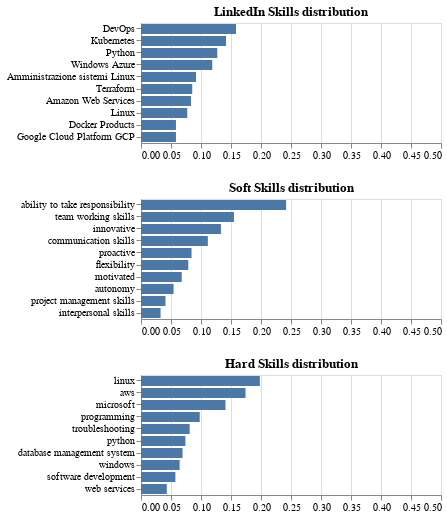

The code cell stored with this chart in its notebook:
### Markdown cell above
### DV: LINKEDIN + SOFT + HARD

### Code cell
input_dropdown = alt.binding_select(options=sorted(df_ss_top10['label'].unique()), name='Cluster ')
selection = alt.selection_point(fields=['label'], bind=input_dropdown, value=[{'label':min(df_ss_top10.label)}])

for i in sorted(df_ss_top10['label'].unique()):

    color_ls = alt.condition(
        selection,
        alt.Color('label:N').legend(None),
        alt.value('lightgray')
    )

    # LinkedIn skills
    chart_LinkedIn_skills = alt.Chart(df_value_counts).mark_bar(size=10, tooltip=True).encode(
        alt.Y('LinkedIn Skills List:N', title=None, axis=alt.Axis(labelAngle=0), sort=alt.SortField(field='freq_rel', order='descending')),
        alt.X('freq_rel:Q', title=None, scale=alt.Scale(domain=[0, 0.5])),
        color=color_ls,
        tooltip=[alt.Tooltip('LinkedIn Skills List:N', title='LinkedIn Skills List'), alt.Tooltip('freq_rel:Q', title='Percentage', format='.2%')]
    ).transform_filter(selection).add_params(selection).properties(height=120, title='LinkedIn Skills distribution')

    color_ss = alt.condition(
        selection,
        alt.Color('label:N').legend(None),
        alt.value('lightgray')
    )

    # soft skills
    chart_soft_skills = alt.Chart(df_ss_top10).mark_bar(size=10, tooltip=True).encode(
        alt.Y('Soft Skills:N', sort=alt.SortField(field='freq_rel', order='descending'), title=None, axis=alt.Axis(labelAngle=0)),
        alt.X('freq_rel:Q',title=None, scale=alt.Scale(domain=[0, 0.5])),
        color=color_ss,
        tooltip=[alt.Tooltip('Soft Skills:N', title='Soft Skills'), alt.Tooltip('freq_rel:Q', title='Percentage', format='.2%')]
    ).transform_filter(selection).add_params(selection).properties(height=120, title='Soft Skills distribution')

    color_hs = alt.condition(
        selection,
        alt.Color('label:N').legend(None),
        alt.value('lightgray')
    )

    # hard skills
    chart_hard_skills = alt.Chart(df_hs_top10).mark_bar(size=10, tooltip=True).encode(
        alt.Y('Hard skills:N', title=None, axis=alt.Axis(labelAngle=0), sort=alt.SortField(field='freq_rel', order='descending')),
        alt.X('freq_rel:Q',title=None, scale=alt.Scale(domain=[0, 0.5])),
        color=color_hs,
        tooltip=[alt.Tooltip('Hard skills:N', title='Hard skills'), alt.Tooltip('freq_rel:Q', title='Percentage', format='.2%')]
    ).transform_filter(selection).add_params(selection).properties(height=120, title='Hard Skills distribution')

    # Combina i tre grafici uno accanto all'altro
    combined_chart = alt.vconcat(chart_LinkedIn_skills, chart_soft_skills, chart_hard_skills).resolve_scale(color='independent')

    # Visualizza il grafico combinato
combined_chart.display()

### Figure 1 — Vega-Lite specification as saved in the notebook (floating-point values rounded to 4 significant figures)
{"config": {"view": {"continuousWidth": 300, "continuousHeight": 300}}, "vconcat": [{"data": {"name": "data-5ee3393c26fd91162b651afe110f8dca"}, "mark": {"type": "bar", "size": 10, "tooltip": true}, "encoding": {"color": {"condition": {"param": "param_138", "field": "label", "legend": null, "type": "nominal"}, "value": "lightgray"}, "tooltip": [{"field": "LinkedIn Skills List", "title": "LinkedIn Skills List", "type": "nominal"}, {"field": "freq_rel", "format": ".2%", "title": "Percentage", "type": "quantitative"}], "x": {"field": "freq_rel", "scale": {"domain": [0, 0.5]}, "title": null, "type": "quantitative"}, "y": {"axis": {"labelAngle": 0}, "field": "LinkedIn Skills List", "sort": {"field": "freq_rel", "order": "descending"}, "title": null, "type": "nominal"}}, "height": 120, "name": "view_863", "title": "LinkedIn Skills distribution", "transform": [{"filter": {"param": "param_138"}}]}, {"data": {"name": "data-be1fe8ca7a4c66d96c7e80582dd8ef80"}, "mark": {"type": "bar", "size": 10, "tooltip": true}, "encoding": {"color": {"condition": {"param": "param_138", "field": "label", "legend": null, "type": "nominal"}, "value": "lightgray"}, "tooltip": [{"field": "Soft Skills", "title": "Soft Skills", "type": "nominal"}, {"field": "freq_rel", "format": ".2%", "title": "Percentage", "type": "quantitative"}], "x": {"field": "freq_rel", "scale": {"domain": [0, 0.5]}, "title": null, "type": "quantitative"}, "y": {"axis": {"labelAngle": 0}, "field": "Soft Skills", "sort": {"field": "freq_rel", "order": "descending"}, "title": null, "type": "nominal"}}, "height": 120, "name": "view_864", "title": "Soft Skills distribution", "transform": [{"filter": {"param": "param_138"}}]}, {"data": {"name": "data-3bd76395dfe506ea1dce4e49fb7bf46a"}, "mark": {"type": "bar", "size": 10, "tooltip": true}, "encoding": {"color": {"condition": {"param": "param_138", "field": "label", "legend": null, "type": "nominal"}, "value": "lightgray"}, "tooltip": [{"field": "Hard skills", "title": "Hard skills", "type": "nominal"}, {"field": "freq_rel", "format": ".2%", "title": "Percentage", "type": "quantitative"}], "x": {"field": "freq_rel", "scale": {"domain": [0, 0.5]}, "title": null, "type": "quantitative"}, "y": {"axis": {"labelAngle": 0}, "field": "Hard skills", "sort": {"field": "freq_rel", "order": "descending"}, "title": null, "type": "nominal"}}, "height": 120, "name": "view_865", "title": "Hard Skills distribution", "transform": [{"filter": {"param": "param_138"}}]}], "params": [{"name": "param_138", "select": {"type": "point", "fields": ["label"]}, "bind": {"input": "select", "options": [0.0, 1.0, 2.0, 3.0, 4.0, 5.0, 6.0, 7.0, 8.0, 9.0, 10.0, 11.0], "name": "Cluster "}, "value": [{"label": 0}], "views": ["view_863", "view_864", "view_865"]}], "resolve": {"scale": {"color": "independent"}}, "$schema": "https://vega.github.io/schema/vega-lite/v5.6.1.json", "datasets": {"data-5ee3393c26fd91162b651afe110f8dca": [{"label": 5, "LinkedIn Skills List": "Analitica dei dati", "frequenza": 359, "freq_rel": 0.1762}, {"label": 5, "LinkedIn Skills List": "Scienza dei dati", "frequenza": 284, "freq_rel": 0.1394}, {"label": 5, "LinkedIn Skills List": "Visualizzazione dati", "frequenza": 279, "freq_rel": 0.1369}, {"label": 5, "LinkedIn Skills List": "Dati analitici", "frequenza": 230, "freq_rel": 0.1129}, {"label": 5, "LinkedIn Skills List": "Analisi dei dati", "frequenza": 194, "freq_rel": 0.0952}, {"label": 5, "LinkedIn Skills List": "Competenze analitiche", "frequenza": 174, "freq_rel": 0.0854}, {"label": 5, "LinkedIn Skills List": "Problem solving", "frequenza": 142, "freq_rel": 0.0697}, {"label": 5, "LinkedIn Skills List": "Database", "frequenza": 135, "freq_rel": 0.0662}, {"label": 5, "LinkedIn Skills List": "SQL", "frequenza": 122, "freq_rel": 0.0599}, {"label": 5, "LinkedIn Skills List": "ETL", "frequenza": 119, "freq_rel": 0.0584}, {"label": 4, "LinkedIn Skills List": "Competenze analitiche", "frequenza": 240, "freq_rel": 0.186}, {"label": 4, "LinkedIn Skills List": "Problem solving", "frequenza": 175, "freq_rel": 0.1357}, {"label": 4, "LinkedIn Skills List": "Comunicazione", "frequenza": 149, "freq_rel": 0.1155}, {"label": 4, "LinkedIn Skills List": "Analisi aziendale", "frequenza": 126, "freq_rel": 0.0977}, {"label": 4, "LinkedIn Skills List": "Requisiti aziendali", "frequenza": 115, "freq_rel": 0.0891}, {"label": 4, "LinkedIn Skills List": "Lavoro di squadra", "frequenza": 110, "freq_rel": 0.0853}, {"label": 4, "LinkedIn Skills List": "Processi aziendali", "frequenza": 105, "freq_rel": 0.0814}, {"label": 4, "LinkedIn Skills List": "Raccolta dei requisiti", "frequenza": 94, "freq_rel": 0.0729}, {"label": 4, "LinkedIn Skills List": "Informatica", "frequenza": 92, "freq_rel": 0.0713}, {"label": 4, "LinkedIn Skills List": "Lingua inglese", "frequenza": 84, "freq_rel": 0.0651}, {"label": 1, "LinkedIn Skills List": "Problem solving", "frequenza": 127, "freq_rel": 0.1566}, {"label": 1, "LinkedIn Skills List": "Competenze analitiche", "frequenza": 94, "freq_rel": 0.1159}, {"label": 1, "LinkedIn Skills List": "SQL", "frequenza": 90, "freq_rel": 0.111}, {"label": 1, "LinkedIn Skills List": "Informatica", "frequenza": 78, "freq_rel": 0.0962}, {"label": 1, "LinkedIn Skills List": "Database", "frequenza": 77, "freq_rel": 0.0949}, {"label": 1, "LinkedIn Skills List": "Sviluppo di software", "frequenza": 72, "freq_rel": 0.0888}, {"label": 1, "LinkedIn Skills List": "Comunicazione", "frequenza": 71, "freq_rel": 0.0875}, {"label": 1, "LinkedIn Skills List": "Lavoro di squadra", "frequenza": 69, "freq_rel": 0.0851}, {"label": 1, "LinkedIn Skills List": "Scienza dei dati", "frequenza": 69, "freq_rel": 0.0851}, {"label": 1, "LinkedIn Skills List": "Java", "frequenza": 64, "freq_rel": 0.0789}, {"label": 11, "LinkedIn Skills List": "SQL", "frequenza": 164, "freq_rel": 0.16}, {"label": 11, "LinkedIn Skills List": "Database", "frequenza": 161, "freq_rel": 0.1571}, {"label": 11, "LinkedIn Skills List": "Competenze analitiche", "frequenza": 122, "freq_rel": 0.119}, {"label": 11, "LinkedIn Skills List": "Problem solving", "frequenza": 120, "freq_rel": 0.1171}, {"label": 11, "LinkedIn Skills List": "Java", "frequenza": 100, "freq_rel": 0.0976}, {"label": 11, "LinkedIn Skills List": "Lingua inglese", "frequenza": 81, "freq_rel": 0.079}, {"label": 11, "LinkedIn Skills List": "ETL", "frequenza": 75, "freq_rel": 0.0732}, {"label": 11, "LinkedIn Skills List": "Lavoro di squadra", "frequenza": 70, "freq_rel": 0.0683}, {"label": 11, "LinkedIn Skills List": "Analitica dei dati", "frequenza": 68, "freq_rel": 0.0663}, {"label": 11, "LinkedIn Skills List": "Scienza dei dati", "frequenza": 64, "freq_rel": 0.0624}, {"label": 9, "LinkedIn Skills List": "Informatica", "frequenza": 177, "freq_rel": 0.1336}, {"label": 9, "LinkedIn Skills List": "Programmazione", "frequenza": 140, "freq_rel": 0.1057}, {"label": 9, "LinkedIn Skills List": "Sviluppo di software", "frequenza": 134, "freq_rel": 0.1011}, {"label": 9, "LinkedIn Skills List": "Comunicazione", "frequenza": 133, "freq_rel": 0.1004}, {"label": 9, "LinkedIn Skills List": "C", "frequenza": 127, "freq_rel": 0.0958}, {"label": 9, "LinkedIn Skills List": "Lingua inglese", "frequenza": 126, "freq_rel": 0.0951}, {"label": 9, "LinkedIn Skills List": "SQL", "frequenza": 125, "freq_rel": 0.0943}, {"label": 9, "LinkedIn Skills List": "Python", "frequenza": 122, "freq_rel": 0.0921}, {"label": 9, "LinkedIn Skills List": "C++", "frequenza": 121, "freq_rel": 0.0913}, {"label": 9, "LinkedIn Skills List": "Database", "frequenza": 120, "freq_rel": 0.0906}, {"label": 7, "LinkedIn Skills List": "ETL", "frequenza": 177, "freq_rel": 0.1662}, {"label": 7, "LinkedIn Skills List": "Ingegneria dei dati", "frequenza": 152, "freq_rel": 0.1427}, {"label": 7, "LinkedIn Skills List": "Python", "frequenza": 110, "freq_rel": 0.1033}, {"label": 7, "LinkedIn Skills List": "Analitica dei dati", "frequenza": 110, "freq_rel": 0.1033}, {"label": 7, "LinkedIn Skills List": "Scienza dei dati", "frequenza": 102, "freq_rel": 0.0958}, {"label": 7, "LinkedIn Skills List": "Data warehouse", "frequenza": 99, "freq_rel": 0.093}, {"label": 7, "LinkedIn Skills List": "Database", "frequenza": 89, "freq_rel": 0.0836}, {"label": 7, "LinkedIn Skills List": "Data modeling", "frequenza": 82, "freq_rel": 0.077}, {"label": 7, "LinkedIn Skills List": "SQL", "frequenza": 73, "freq_rel": 0.0685}, {"label": 7, "LinkedIn Skills List": "Apache Spark", "frequenza": 71, "freq_rel": 0.0667}, {"label": 10, "LinkedIn Skills List": "Scienza dei dati", "frequenza": 123, "freq_rel": 0.177}, {"label": 10, "LinkedIn Skills List": "Machine learning", "frequenza": 100, "freq_rel": 0.1439}, {"label": 10, "LinkedIn Skills List": "Intelligenza artificiale", "frequenza": 92, "freq_rel": 0.1324}, {"label": 10, "LinkedIn Skills List": "Riconoscimento di pattern", "frequenza": 78, "freq_rel": 0.1122}, {"label": 10, "LinkedIn Skills List": "Informatica", "frequenza": 69, "freq_rel": 0.0993}, {"label": 10, "LinkedIn Skills List": "Python", "frequenza": 64, "freq_rel": 0.0921}, {"label": 10, "LinkedIn Skills List": "Deep Learning", "frequenza": 59, "freq_rel": 0.0849}, {"label": 10, "LinkedIn Skills List": "Elaborazione del linguaggio naturale", "frequenza": 47, "freq_rel": 0.0676}, {"label": 10, "LinkedIn Skills List": "PyTorch", "frequenza": 33, "freq_rel": 0.0475}, {"label": 10, "LinkedIn Skills List": "TensorFlow", "frequenza": 30, "freq_rel": 0.0432}, {"label": 0, "LinkedIn Skills List": "DevOps", "frequenza": 76, "freq_rel": 0.1583}, {"label": 0, "LinkedIn Skills List": "Kubernetes", "frequenza": 68, "freq_rel": 0.1417}, {"label": 0, "LinkedIn Skills List": "Python", "frequenza": 61, "freq_rel": 0.1271}, {"label": 0, "LinkedIn Skills List": "Windows Azure", "frequenza": 57, "freq_rel": 0.1188}, {"label": 0, "LinkedIn Skills List": "Amministrazione sistemi Linux", "frequenza": 44, "freq_rel": 0.0917}, {"label": 0, "LinkedIn Skills List": "Terraform", "frequenza": 41, "freq_rel": 0.0854}, {"label": 0, "LinkedIn Skills List": "Amazon Web Services", "frequenza": 40, "freq_rel": 0.0833}, {"label": 0, "LinkedIn Skills List": "Linux", "frequenza": 37, "freq_rel": 0.0771}, {"label": 0, "LinkedIn Skills List": "Docker Products", "frequenza": 28, "freq_rel": 0.0583}, {"label": 0, "LinkedIn Skills List": "Google Cloud Platform GCP", "frequenza": 28, "freq_rel": 0.0583}, {"label": 3, "LinkedIn Skills List": "Intelligenza artificiale", "frequenza": 115, "freq_rel": 0.187}, {"label": 3, "LinkedIn Skills List": "Scienza dei dati", "frequenza": 96, "freq_rel": 0.1561}, {"label": 3, "LinkedIn Skills List": "Elaborazione del linguaggio naturale", "frequenza": 79, "freq_rel": 0.1285}, {"label": 3, "LinkedIn Skills List": "Python", "frequenza": 65, "freq_rel": 0.1057}, {"label": 3, "LinkedIn Skills List": "Informatica", "frequenza": 61, "freq_rel": 0.0992}, {"label": 3, "LinkedIn Skills List": "Deep Learning", "frequenza": 55, "freq_rel": 0.0894}, {"label": 3, "LinkedIn Skills List": "Machine learning", "frequenza": 40, "freq_rel": 0.065}, {"label": 3, "LinkedIn Skills List": "Visione artificiale", "frequenza": 37, "freq_rel": 0.0602}, {"label": 3, "LinkedIn Skills List": "Riconoscimento di pattern", "frequenza": 35, "freq_rel": 0.0569}, {"label": 3, "LinkedIn Skills List": "Analisi predittiva", "frequenza": 32, "freq_rel": 0.052}, {"label": 6, "LinkedIn Skills List": "Informatica", "frequenza": 47, "freq_rel": 0.1331}, {"label": 6, "LinkedIn Skills List": "Scala", "frequenza": 47, "freq_rel": 0.1331}, {"label": 6, "LinkedIn Skills List": "Big data", "frequenza": 46, "freq_rel": 0.1303}, {"label": 6, "LinkedIn Skills List": "Data mining", "frequenza": 41, "freq_rel": 0.1161}, {"label": 6, "LinkedIn Skills List": "Automazione", "frequenza": 40, "freq_rel": 0.1133}, {"label": 6, "LinkedIn Skills List": "Hadoop", "frequenza": 31, "freq_rel": 0.0878}, {"label": 6, "LinkedIn Skills List": "Sviluppo di software", "frequenza": 27, "freq_rel": 0.0765}, {"label": 6, "LinkedIn Skills List": "Machine learning", "frequenza": 27, "freq_rel": 0.0765}, {"label": 6, "LinkedIn Skills List": "PySpark", "frequenza": 27, "freq_rel": 0.0765}, {"label": 6, "LinkedIn Skills List": "Apache", "frequenza": 20, "freq_rel": 0.0567}, {"label": 8, "LinkedIn Skills List": "JavaScript", "frequenza": 178, "freq_rel": 0.1408}, {"label": 8, "LinkedIn Skills List": "Java", "frequenza": 177, "freq_rel": 0.14}, {"label": 8, "LinkedIn Skills List": "Sviluppo Web back-end", "frequenza": 165, "freq_rel": 0.1305}, {"label": 8, "LinkedIn Skills List": "Sviluppo di software", "frequenza": 129, "freq_rel": 0.1021}, {"label": 8, "LinkedIn Skills List": "Sviluppo front-end", "frequenza": 117, "freq_rel": 0.0926}, {"label": 8, "LinkedIn Skills List": "CSS", "frequenza": 116, "freq_rel": 0.0918}, {"label": 8, "LinkedIn Skills List": "SQL", "frequenza": 105, "freq_rel": 0.0831}, {"label": 8, "LinkedIn Skills List": "Database", "frequenza": 102, "freq_rel": 0.0807}, {"label": 8, "LinkedIn Skills List": "Informatica", "frequenza": 89, "freq_rel": 0.0704}, {"label": 8, "LinkedIn Skills List": "Angular", "frequenza": 86, "freq_rel": 0.068}, {"label": 2, "LinkedIn Skills List": "Cloud computing", "frequenza": 130, "freq_rel": 0.2457}, {"label": 2, "LinkedIn Skills List": "Architettura delle soluzioni", "frequenza": 73, "freq_rel": 0.138}, {"label": 2, "LinkedIn Skills List": "Windows Azure", "frequenza": 59, "freq_rel": 0.1115}, {"label": 2, "LinkedIn Skills List": "Amazon Web Services", "frequenza": 51, "freq_rel": 0.0964}, {"label": 2, "LinkedIn Skills List": "Architettura", "frequenza": 51, "freq_rel": 0.0964}, {"label": 2, "LinkedIn Skills List": "Informatica", "frequenza": 44, "freq_rel": 0.0832}, {"label": 2, "LinkedIn Skills List": "Google Cloud Platform GCP", "frequenza": 38, "freq_rel": 0.0718}, {"label": 2, "LinkedIn Skills List": "Cloud Infrastructure", "frequenza": 29, "freq_rel": 0.0548}, {"label": 2, "LinkedIn Skills List": "Kubernetes", "frequenza": 28, "freq_rel": 0.0529}, {"label": 2, "LinkedIn Skills List": "DevOps", "frequenza": 26, "freq_rel": 0.0491}], "data-be1fe8ca7a4c66d96c7e80582dd8ef80": [{"label": 5, "Soft Skills": "ability to take responsibility", "frequenza": 275, "freq_rel": 0.1722}, {"label": 5, "Soft Skills": "communication skills", "frequenza": 238, "freq_rel": 0.149}, {"label": 5, "Soft Skills": "team working skills", "frequenza": 179, "freq_rel": 0.1121}, {"label": 5, "Soft Skills": "innovative", "frequenza": 176, "freq_rel": 0.1102}, {"label": 5, "Soft Skills": "analytical skills", "frequenza": 155, "freq_rel": 0.0971}, {"label": 5, "Soft Skills": "proactive", "frequenza": 146, "freq_rel": 0.0914}, {"label": 5, "Soft Skills": "attention to details", "frequenza": 129, "freq_rel": 0.0808}, {"label": 5, "Soft Skills": "flexibility", "frequenza": 121, "freq_rel": 0.0758}, {"label": 5, "Soft Skills": "accurate", "frequenza": 98, "freq_rel": 0.0614}, {"label": 5, "Soft Skills": "interpersonal skills", "frequenza": 80, "freq_rel": 0.0501}, {"label": 4, "Soft Skills": "ability to take responsibility", "frequenza": 307, "freq_rel": 0.1918}, {"label": 4, "Soft Skills": "team working skills", "frequenza": 228, "freq_rel": 0.1424}, {"label": 4, "Soft Skills": "communication skills", "frequenza": 200, "freq_rel": 0.1249}, {"label": 4, "Soft Skills": "flexibility", "frequenza": 153, "freq_rel": 0.0956}, {"label": 4, "Soft Skills": "innovative", "frequenza": 152, "freq_rel": 0.0949}, {"label": 4, "Soft Skills": "analytical skills", "frequenza": 142, "freq_rel": 0.0887}, {"label": 4, "Soft Skills": "project management skills", "frequenza": 120, "freq_rel": 0.075}, {"label": 4, "Soft Skills": "management skills", "frequenza": 116, "freq_rel": 0.0725}, {"label": 4, "Soft Skills": "initiative", "frequenza": 100, "freq_rel": 0.0625}, {"label": 4, "Soft Skills": "leadership", "frequenza": 83, "freq_rel": 0.0518}, {"label": 1, "Soft Skills": "ability to take responsibility", "frequenza": 325, "freq_rel": 0.2386}, {"label": 1, "Soft Skills": "innovative", "frequenza": 205, "freq_rel": 0.1505}, {"label": 1, "Soft Skills": "flexibility", "frequenza": 179, "freq_rel": 0.1314}, {"label": 1, "Soft Skills": "team working skills", "frequenza": 173, "freq_rel": 0.127}, {"label": 1, "Soft Skills": "communication skills", "frequenza": 133, "freq_rel": 0.0977}, {"label": 1, "Soft Skills": "proactive", "frequenza": 98, "freq_rel": 0.072}, {"label": 1, "Soft Skills": "motivated", "frequenza": 95, "freq_rel": 0.0698}, {"label": 1, "Soft Skills": "initiative", "frequenza": 54, "freq_rel": 0.0396}, {"label": 1, "Soft Skills": "analytical skills", "frequenza": 51, "freq_rel": 0.0374}, {"label": 1, "Soft Skills": "creative thinking", "frequenza": 49, "freq_rel": 0.036}, {"label": 11, "Soft Skills": "ability to take responsibility", "frequenza": 282, "freq_rel": 0.2606}, {"label": 11, "Soft Skills": "team working skills", "frequenza": 191, "freq_rel": 0.1765}, {"label": 11, "Soft Skills": "innovative", "frequenza": 118, "freq_rel": 0.1091}, {"label": 11, "Soft Skills": "flexibility", "frequenza": 111, "freq_rel": 0.1026}, {"label": 11, "Soft Skills": "motivated", "frequenza": 86, "freq_rel": 0.0795}, {"label": 11, "Soft Skills": "communication skills", "frequenza": 76, "freq_rel": 0.0702}, {"label": 11, "Soft Skills": "tact", "frequenza": 64, "freq_rel": 0.0591}, {"label": 11, "Soft Skills": "proactive", "frequenza": 55, "freq_rel": 0.0508}, {"label": 11, "Soft Skills": "analytical skills", "frequenza": 52, "freq_rel": 0.0481}, {"label": 11, "Soft Skills": "autonomy", "frequenza": 47, "freq_rel": 0.0434}, {"label": 9, "Soft Skills": "ability to take responsibility", "frequenza": 285, "freq_rel": 0.2373}, {"label": 9, "Soft Skills": "team working skills", "frequenza": 186, "freq_rel": 0.1549}, {"label": 9, "Soft Skills": "communication skills", "frequenza": 183, "freq_rel": 0.1524}, {"label": 9, "Soft Skills": "flexibility", "frequenza": 111, "freq_rel": 0.0924}, {"label": 9, "Soft Skills": "proactive", "frequenza": 91, "freq_rel": 0.0758}, {"label": 9, "Soft Skills": "innovative", "frequenza": 80, "freq_rel": 0.0666}, {"label": 9, "Soft Skills": "analytical skills", "frequenza": 77, "freq_rel": 0.0641}, {"label": 9, "Soft Skills": "motivated", "frequenza": 74, "freq_rel": 0.0616}, {"label": 9, "Soft Skills": "willing to travel", "frequenza": 65, "freq_rel": 0.0541}, {"label": 9, "Soft Skills": "tact", "frequenza": 49, "freq_rel": 0.0408}, {"label": 7, "Soft Skills": "ability to take responsibility", "frequenza": 117, "freq_rel": 0.1966}, {"label": 7, "Soft Skills": "communication skills", "frequenza": 99, "freq_rel": 0.1664}, {"label": 7, "Soft Skills": "innovative", "frequenza": 74, "freq_rel": 0.1244}, {"label": 7, "Soft Skills": "team working skills", "frequenza": 53, "freq_rel": 0.0891}, {"label": 7, "Soft Skills": "proactive", "frequenza": 45, "freq_rel": 0.0756}, {"label": 7, "Soft Skills": "management skills", "frequenza": 44, "freq_rel": 0.0739}, {"label": 7, "Soft Skills": "flexibility", "frequenza": 43, "freq_rel": 0.0723}, {"label": 7, "Soft Skills": "accurate", "frequenza": 43, "freq_rel": 0.0723}, {"label": 7, "Soft Skills": "initiative", "frequenza": 42, "freq_rel": 0.0706}, {"label": 7, "Soft Skills": "ability to work independently", "frequenza": 35, "freq_rel": 0.0588}, {"label": 10, "Soft Skills": "ability to take responsibility", "frequenza": 59, "freq_rel": 0.1897}, {"label": 10, "Soft Skills": "communication skills", "frequenza": 49, "freq_rel": 0.1576}, {"label": 10, "Soft Skills": "innovative", "frequenza": 44, "freq_rel": 0.1415}, {"label": 10, "Soft Skills": "team working skills", "frequenza": 34, "freq_rel": 0.1093}, {"label": 10, "Soft Skills": "leadership", "frequenza": 26, "freq_rel": 0.0836}, {"label": 10, "Soft Skills": "motivated", "frequenza": 24, "freq_rel": 0.0772}, {"label": 10, "Soft Skills": "flexibility", "frequenza": 22, "freq_rel": 0.0707}, {"label": 10, "Soft Skills": "initiative", "frequenza": 20, "freq_rel": 0.0643}, {"label": 10, "Soft Skills": "analytical skills", "frequenza": 17, "freq_rel": 0.0547}, {"label": 10, "Soft Skills": "accurate", "frequenza": 16, "freq_rel": 0.0514}, {"label": 0, "Soft Skills": "ability to take responsibility", "frequenza": 89, "freq_rel": 0.2418}, {"label": 0, "Soft Skills": "team working skills", "frequenza": 57, "freq_rel": 0.1549}, {"label": 0, "Soft Skills": "innovative", "frequenza": 49, "freq_rel": 0.1332}, {"label": 0, "Soft Skills": "communication skills", "frequenza": 41, "freq_rel": 0.1114}, {"label": 0, "Soft Skills": "proactive", "frequenza": 31, "freq_rel": 0.0842}, {"label": 0, "Soft Skills": "flexibility", "frequenza": 29, "freq_rel": 0.0788}, {"label": 0, "Soft Skills": "motivated", "frequenza": 25, "freq_rel": 0.0679}, {"label": 0, "Soft Skills": "autonomy", "frequenza": 20, "freq_rel": 0.0543}, {"label": 0, "Soft Skills": "project management skills", "frequenza": 15, "freq_rel": 0.0408}, {"label": 0, "Soft Skills": "interpersonal skills", "frequenza": 12, "freq_rel": 0.0326}, {"label": 3, "Soft Skills": "ability to take responsibility", "frequenza": 75, "freq_rel": 0.2016}, {"label": 3, "Soft Skills": "communication skills", "frequenza": 56, "freq_rel": 0.1505}, {"label": 3, "Soft Skills": "innovative", "frequenza": 48, "freq_rel": 0.129}, {"label": 3, "Soft Skills": "team working skills", "frequenza": 46, "freq_rel": 0.1237}, {"label": 3, "Soft Skills": "initiative", "frequenza": 30, "freq_rel": 0.0806}, {"label": 3, "Soft Skills": "flexibility", "frequenza": 29, "freq_rel": 0.078}, {"label": 3, "Soft Skills": "leadership", "frequenza": 24, "freq_rel": 0.0645}, {"label": 3, "Soft Skills": "interpersonal skills", "frequenza": 23, "freq_rel": 0.0618}, {"label": 3, "Soft Skills": "analytical skills", "frequenza": 21, "freq_rel": 0.0565}, {"label": 3, "Soft Skills": "management skills", "frequenza": 20, "freq_rel": 0.0538}, {"label": 6, "Soft Skills": "accurate", "frequenza": 48, "freq_rel": 0.4706}, {"label": 6, "Soft Skills": "ability to take responsibility", "frequenza": 21, "freq_rel": 0.2059}, {"label": 6, "Soft Skills": "character", "frequenza": 16, "freq_rel": 0.1569}, {"label": 6, "Soft Skills": "creative thinking", "frequenza": 10, "freq_rel": 0.098}, {"label": 6, "Soft Skills": "innovative", "frequenza": 2, "freq_rel": 0.0196}, {"label": 6, "Soft Skills": "problem solving", "frequenza": 2, "freq_rel": 0.0196}, {"label": 6, "Soft Skills": "tact", "frequenza": 2, "freq_rel": 0.0196}, {"label": 6, "Soft Skills": "make decisions", "frequenza": 1, "freq_rel": 0.0098}, {"label": 8, "Soft Skills": "ability to take responsibility", "frequenza": 247, "freq_rel": 0.2174}, {"label": 8, "Soft Skills": "team working skills", "frequenza": 184, "freq_rel": 0.162}, {"label": 8, "Soft Skills": "communication skills", "frequenza": 156, "freq_rel": 0.1373}, {"label": 8, "Soft Skills": "innovative", "frequenza": 154, "freq_rel": 0.1356}, {"label": 8, "Soft Skills": "flexibility", "frequenza": 89, "freq_rel": 0.0783}, {"label": 8, "Soft Skills": "motivated", "frequenza": 79, "freq_rel": 0.0695}, {"label": 8, "Soft Skills": "proactive", "frequenza": 78, "freq_rel": 0.0687}, {"label": 8, "Soft Skills": "analytical skills", "frequenza": 57, "freq_rel": 0.0502}, {"label": 8, "Soft Skills": "initiative", "frequenza": 50, "freq_rel": 0.044}, {"label": 8, "Soft Skills": "attention to details", "frequenza": 42, "freq_rel": 0.037}, {"label": 2, "Soft Skills": "ability to take responsibility", "frequenza": 131, "freq_rel": 0.2413}, {"label": 2, "Soft Skills": "team working skills", "frequenza": 77, "freq_rel": 0.1418}, {"label": 2, "Soft Skills": "innovative", "frequenza": 75, "freq_rel": 0.1381}, {"label": 2, "Soft Skills": "communication skills", "frequenza": 52, "freq_rel": 0.0958}, {"label": 2, "Soft Skills": "flexibility", "frequenza": 40, "freq_rel": 0.0737}, {"label": 2, "Soft Skills": "management skills", "frequenza": 40, "freq_rel": 0.0737}, {"label": 2, "Soft Skills": "proactive", "frequenza": 36, "freq_rel": 0.0663}, {"label": 2, "Soft Skills": "project management skills", "frequenza": 32, "freq_rel": 0.0589}, {"label": 2, "Soft Skills": "motivated", "frequenza": 31, "freq_rel": 0.0571}, {"label": 2, "Soft Skills": "analytical skills", "frequenza": 29, "freq_rel": 0.0534}], "data-3bd76395dfe506ea1dce4e49fb7bf46a": [{"label": 5, "Hard skills": "sql", "frequenza": 326, "freq_rel": 0.1847}, {"label": 5, "Hard skills": "visualization", "frequenza": 257, "freq_rel": 0.1456}, {"label": 5, "Hard skills": "programming", "frequenza": 220, "freq_rel": 0.1246}, {"label": 5, "Hard skills": "data science", "frequenza": 195, "freq_rel": 0.1105}, {"label": 5, "Hard skills": "python", "frequenza": 160, "freq_rel": 0.0907}, {"label": 5, "Hard skills": "database management system", "frequenza": 154, "freq_rel": 0.0873}, {"label": 5, "Hard skills": "data analytics", "frequenza": 138, "freq_rel": 0.0782}, {"label": 5, "Hard skills": "data-driven", "frequenza": 117, "freq_rel": 0.0663}, {"label": 5, "Hard skills": "microsoft", "frequenza": 105, "freq_rel": 0.0595}, {"label": 5, "Hard skills": "marketing", "frequenza": 93, "freq_rel": 0.0527}, {"label": 4, "Hard skills": "microsoft", "frequenza": 154, "freq_rel": 0.1764}, {"label": 4, "Hard skills": "sql", "frequenza": 151, "freq_rel": 0.173}, {"label": 4, "Hard skills": "programming", "frequenza": 140, "freq_rel": 0.1604}, {"label": 4, "Hard skills": "marketing", "frequenza": 94, "freq_rel": 0.1077}, {"label": 4, "Hard skills": "business", "frequenza": 86, "freq_rel": 0.0985}, {"label": 4, "Hard skills": "database management system", "frequenza": 69, "freq_rel": 0.079}, {"label": 4, "Hard skills": "software development", "frequenza": 64, "freq_rel": 0.0733}, {"label": 4, "Hard skills": "english language", "frequenza": 58, "freq_rel": 0.0664}, {"label": 4, "Hard skills": "python", "frequenza": 29, "freq_rel": 0.0332}, {"label": 4, "Hard skills": "windows", "frequenza": 28, "freq_rel": 0.0321}, {"label": 1, "Hard skills": "programming", "frequenza": 176, "freq_rel": 0.2421}, {"label": 1, "Hard skills": "sql", "frequenza": 111, "freq_rel": 0.1527}, {"label": 1, "Hard skills": "database management system", "frequenza": 77, "freq_rel": 0.1059}, {"label": 1, "Hard skills": "python", "frequenza": 71, "freq_rel": 0.0977}, {"label": 1, "Hard skills": "microsoft", "frequenza": 65, "freq_rel": 0.0894}, {"label": 1, "Hard skills": "java", "frequenza": 54, "freq_rel": 0.0743}, {"label": 1, "Hard skills": "english language", "frequenza": 54, "freq_rel": 0.0743}, {"label": 1, "Hard skills": "software development", "frequenza": 47, "freq_rel": 0.0646}, {"label": 1, "Hard skills": "linux", "frequenza": 43, "freq_rel": 0.0591}, {"label": 1, "Hard skills": "data-driven", "frequenza": 29, "freq_rel": 0.0399}, {"label": 11, "Hard skills": "sql", "frequenza": 249, "freq_rel": 0.1981}, {"label": 11, "Hard skills": "programming", "frequenza": 216, "freq_rel": 0.1718}, {"label": 11, "Hard skills": "microsoft", "frequenza": 140, "freq_rel": 0.1114}, {"label": 11, "Hard skills": "database management system", "frequenza": 140, "freq_rel": 0.1114}, {"label": 11, "Hard skills": "java", "frequenza": 136, "freq_rel": 0.1082}, {"label": 11, "Hard skills": "english language", "frequenza": 112, "freq_rel": 0.0891}, {"label": 11, "Hard skills": "python", "frequenza": 82, "freq_rel": 0.0652}, {"label": 11, "Hard skills": "software development", "frequenza": 78, "freq_rel": 0.0621}, {"label": 11, "Hard skills": "linux", "frequenza": 59, "freq_rel": 0.0469}, {"label": 11, "Hard skills": "sql server", "frequenza": 45, "freq_rel": 0.0358}, {"label": 9, "Hard skills": "programming", "frequenza": 378, "freq_rel": 0.2323}, {"label": 9, "Hard skills": "linux", "frequenza": 205, "freq_rel": 0.126}, {"label": 9, "Hard skills": "sql", "frequenza": 192, "freq_rel": 0.118}, {"label": 9, "Hard skills": "database management system", "frequenza": 188, "freq_rel": 0.1156}, {"label": 9, "Hard skills": "software development", "frequenza": 160, "freq_rel": 0.0983}, {"label": 9, "Hard skills": "c++", "frequenza": 114, "freq_rel": 0.0701}, {"label": 9, "Hard skills": "python", "frequenza": 111, "freq_rel": 0.0682}, {"label": 9, "Hard skills": "microsoft", "frequenza": 110, "freq_rel": 0.0676}, {"label": 9, "Hard skills": "windows", "frequenza": 102, "freq_rel": 0.0627}, {"label": 9, "Hard skills": "troubleshooting", "frequenza": 67, "freq_rel": 0.0412}, {"label": 7, "Hard skills": "sql", "frequenza": 196, "freq_rel": 0.2046}, {"label": 7, "Hard skills": "aws", "frequenza": 112, "freq_rel": 0.1169}, {"label": 7, "Hard skills": "python", "frequenza": 105, "freq_rel": 0.1096}, {"label": 7, "Hard skills": "database management system", "frequenza": 104, "freq_rel": 0.1086}, {"label": 7, "Hard skills": "programming", "frequenza": 99, "freq_rel": 0.1033}, {"label": 7, "Hard skills": "apache", "frequenza": 96, "freq_rel": 0.1002}, {"label": 7, "Hard skills": "microsoft", "frequenza": 88, "freq_rel": 0.0919}, {"label": 7, "Hard skills": "visualization", "frequenza": 62, "freq_rel": 0.0647}, {"label": 7, "Hard skills": "nosql", "frequenza": 50, "freq_rel": 0.0522}, {"label": 7, "Hard skills": "spark", "frequenza": 46, "freq_rel": 0.048}, {"label": 10, "Hard skills": "python", "frequenza": 101, "freq_rel": 0.2393}, {"label": 10, "Hard skills": "programming", "frequenza": 87, "freq_rel": 0.2062}, {"label": 10, "Hard skills": "data science", "frequenza": 73, "freq_rel": 0.173}, {"label": 10, "Hard skills": "statistics", "frequenza": 30, "freq_rel": 0.0711}, {"label": 10, "Hard skills": "aws", "frequenza": 27, "freq_rel": 0.064}, {"label": 10, "Hard skills": "tensorflow", "frequenza": 27, "freq_rel": 0.064}, {"label": 10, "Hard skills": "data-driven", "frequenza": 22, "freq_rel": 0.0521}, {"label": 10, "Hard skills": "software development", "frequenza": 19, "freq_rel": 0.045}, {"label": 10, "Hard skills": "pytorch", "frequenza": 18, "freq_rel": 0.0427}, {"label": 10, "Hard skills": "database management system", "frequenza": 18, "freq_rel": 0.0427}, {"label": 0, "Hard skills": "linux", "frequenza": 83, "freq_rel": 0.1981}, {"label": 0, "Hard skills": "aws", "frequenza": 73, "freq_rel": 0.1742}, {"label": 0, "Hard skills": "microsoft", "frequenza": 59, "freq_rel": 0.1408}, {"label": 0, "Hard skills": "programming", "frequenza": 41, "freq_rel": 0.0979}, {"label": 0, "Hard skills": "troubleshooting", "frequenza": 34, "freq_rel": 0.0811}, {"label": 0, "Hard skills": "python", "frequenza": 31, "freq_rel": 0.074}, {"label": 0, "Hard skills": "database management system", "frequenza": 29, "freq_rel": 0.0692}, {"label": 0, "Hard skills": "windows", "frequenza": 27, "freq_rel": 0.0644}, {"label": 0, "Hard skills": "software development", "frequenza": 24, "freq_rel": 0.0573}, {"label": 0, "Hard skills": "web services", "frequenza": 18, "freq_rel": 0.043}, {"label": 3, "Hard skills": "programming", "frequenza": 80, "freq_rel": 0.2192}, {"label": 3, "Hard skills": "python", "frequenza": 68, "freq_rel": 0.1863}, {"label": 3, "Hard skills": "sql", "frequenza": 48, "freq_rel": 0.1315}, {"label": 3, "Hard skills": "software development", "frequenza": 37, "freq_rel": 0.1014}, {"label": 3, "Hard skills": "data science", "frequenza": 37, "freq_rel": 0.1014}, {"label": 3, "Hard skills": "database management system", "frequenza": 37, "freq_rel": 0.1014}, {"label": 3, "Hard skills": "statistics", "frequenza": 16, "freq_rel": 0.0438}, {"label": 3, "Hard skills": "tensorflow", "frequenza": 15, "freq_rel": 0.0411}, {"label": 3, "Hard skills": "marketing", "frequenza": 14, "freq_rel": 0.0384}, {"label": 3, "Hard skills": "microsoft", "frequenza": 13, "freq_rel": 0.0356}, {"label": 6, "Hard skills": "hadoop", "frequenza": 43, "freq_rel": 0.2251}, {"label": 6, "Hard skills": "sql", "frequenza": 43, "freq_rel": 0.2251}, {"label": 6, "Hard skills": "python", "frequenza": 26, "freq_rel": 0.1361}, {"label": 6, "Hard skills": "design patterns", "frequenza": 23, "freq_rel": 0.1204}, {"label": 6, "Hard skills": "apache", "frequenza": 22, "freq_rel": 0.1152}, {"label": 6, "Hard skills": "java", "frequenza": 21, "freq_rel": 0.1099}, {"label": 6, "Hard skills": "spark", "frequenza": 6, "freq_rel": 0.0314}, {"label": 6, "Hard skills": "information systems", "frequenza": 4, "freq_rel": 0.0209}, {"label": 6, "Hard skills": "linux", "frequenza": 2, "freq_rel": 0.0105}, {"label": 6, "Hard skills": "database management system", "frequenza": 1, "freq_rel": 0.0052}, {"label": 8, "Hard skills": "programming", "frequenza": 282, "freq_rel": 0.1962}, {"label": 8, "Hard skills": "java", "frequenza": 215, "freq_rel": 0.1496}, {"label": 8, "Hard skills": "sql", "frequenza": 214, "freq_rel": 0.1489}, {"label": 8, "Hard skills": "software development", "frequenza": 206, "freq_rel": 0.1434}, {"label": 8, "Hard skills": "database management system", "frequenza": 159, "freq_rel": 0.1106}, {"label": 8, "Hard skills": "web applications", "frequenza": 87, "freq_rel": 0.0605}, {"label": 8, "Hard skills": "microsoft", "frequenza": 71, "freq_rel": 0.0494}, {"label": 8, "Hard skills": "nosql", "frequenza": 69, "freq_rel": 0.048}, {"label": 8, "Hard skills": "aws", "frequenza": 67, "freq_rel": 0.0466}, {"label": 8, "Hard skills": "linux", "frequenza": 67, "freq_rel": 0.0466}, {"label": 2, "Hard skills": "aws", "frequenza": 87, "freq_rel": 0.2132}, {"label": 2, "Hard skills": "microsoft", "frequenza": 82, "freq_rel": 0.201}, {"label": 2, "Hard skills": "programming", "frequenza": 56, "freq_rel": 0.1373}, {"label": 2, "Hard skills": "linux", "frequenza": 37, "freq_rel": 0.0907}, {"label": 2, "Hard skills": "database management system", "frequenza": 29, "freq_rel": 0.0711}, {"label": 2, "Hard skills": "web services", "frequenza": 27, "freq_rel": 0.0662}, {"label": 2, "Hard skills": "troubleshooting", "frequenza": 25, "freq_rel": 0.0613}, {"label": 2, "Hard skills": "windows", "frequenza": 23, "freq_rel": 0.0564}, {"label": 2, "Hard skills": "software development", "frequenza": 21, "freq_rel": 0.0515}, {"label": 2, "Hard skills": "english language", "frequenza": 21, "freq_rel": 0.0515}]}}
